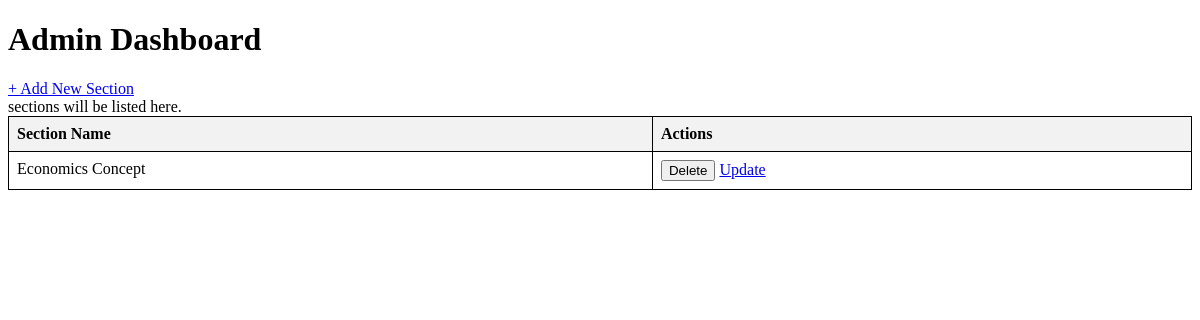
Before: /admindashboard (signed in) with the older database file.
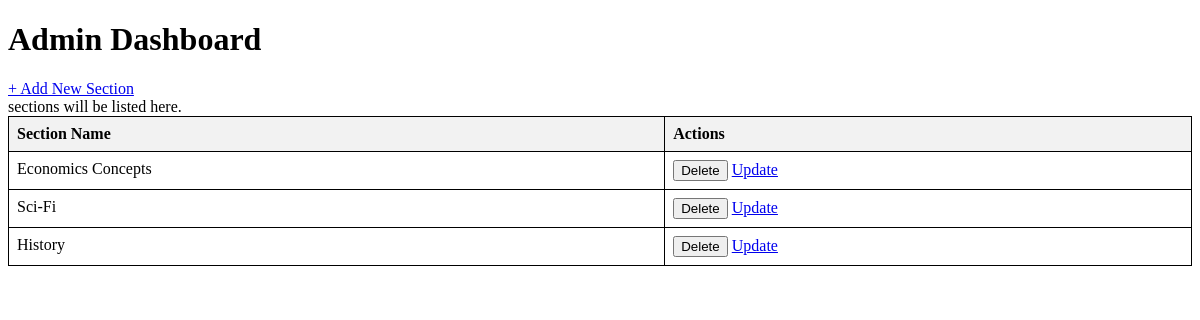
After: the same page with the newer database file.
### models.py (models this page shows)
class Section(db.Model):
    __tablename__="section"
    id=db.Column(db.Integer,primary_key = True)
    name = db.Column(db.String(64),nullable =False)
    date_created=db.Column(db.DateTime, nullable = False,default= datetime.now())

### main.py (the view)
@app.route('/admindashboard')
@login_required
def admindashboard():
    if current_user.role == 'admin':
        sections = Section.query.all()
        return render_template('adminpage.html' , sections=sections)
    else :
        return "Unauthorized Access"

### main.py (called while the page is built)
@login_manager.user_loader
def load_user(user_id):
    return User.query.get(int(user_id))

### templates/adminpage.html (shortened to what this page needs)
<!DOCTYPE html>
<html lang="en">
<head>
</head>
<body>
    <h1>Admin Dashboard</h1>
    <div>
        <a href="/section">+ Add New Section</a>
    </div>
    <div>
        sections will be listed here.
    </div>
    <table>
        <tr>
            <th>Section Name</th>
            <th>Actions</th>
        </tr>
        {% for section in sections %}
        <tr>
            <td>{{ section.name }}</td>
            <td>
                <form action="{{ url_for('delete_section', section_id=section.id) }}" method="post">
                    <button type="submit">Delete</button>
                </form>
                <a href="{{ url_for('update_section', section_id=section.id) }}">Update</a>
            </td>
        </tr>
        {% endfor %}
    </table>
</body>
</html>

### templates/adminpage.html (style rules this page uses)
table { width: 100%; border-collapse: collapse; }
th, td { border: 1px solid black; padding: 8px; text-align: left; }
th { background-color: #f2f2f2; }
td { vertical-align: top; }
form { display: inline; }

Changed rows visible on the page:
changed Section: name "Economics Concept" → "Economics Concepts"
added Section: name "Sci-Fi"
added Section: name "History"
